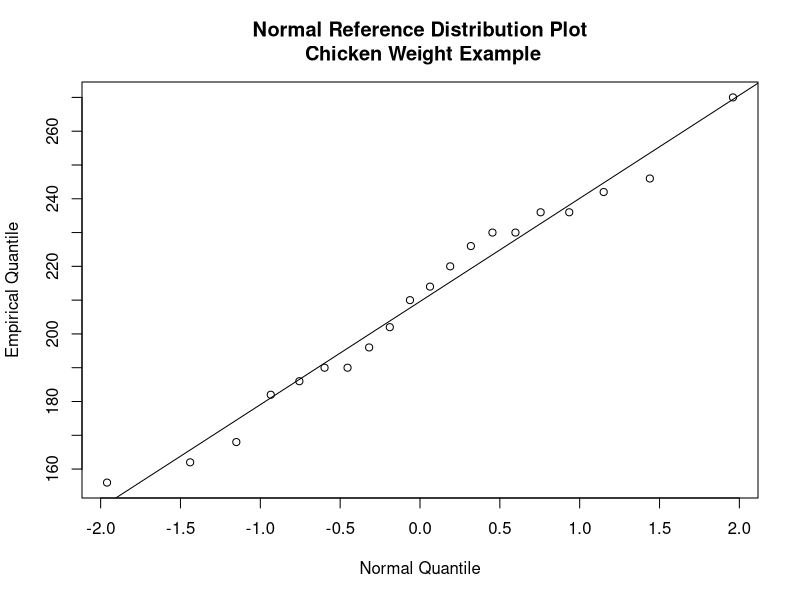

Write the R code that produced this figure.
#Normal Reference Distribution Plot for Weight of Chickens Example:

x = c(156,162,168,182,186,190,190,196,202,210,214,220,226,
       230,230,236,236,242,246,270)
n = length(x)
x = sort(x)
i = seq(1:n)
u = (i-.5)/n
z = qnorm(u)
 
#postscript("refdist,chicken.ps",height=8,horizontal=F)
 


plot(z,x,datax=F,plot=T,xlab="Normal Quantile",ylab="Empirical Quantile",
       lab=c(7,8,7),
       main="Normal Reference Distribution Plot\n Chicken Weight Example",
       cex=.95)
abline(lm(x~z))

#graphics.off()
